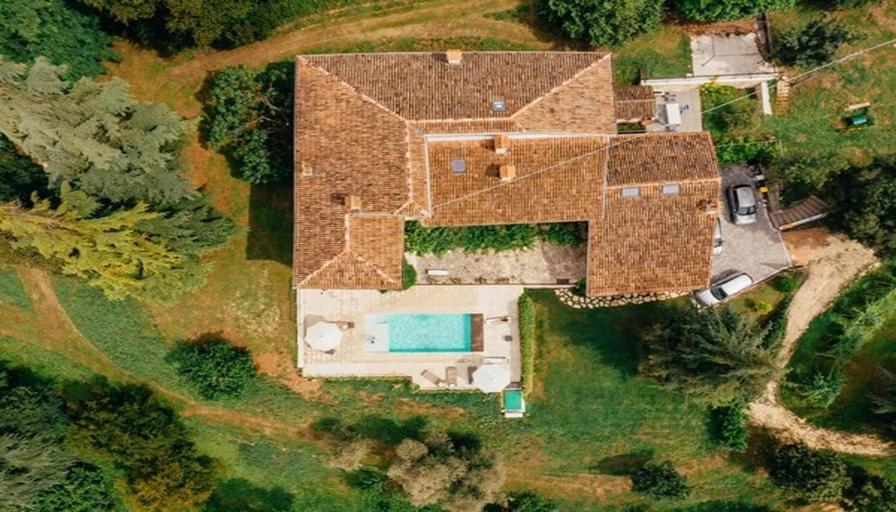
#> input picture Data/Data_Horizontally_Flipped/Terrain_35_H.jpg, 896 x 512 px; its folder holds 4 pictures in this run
$ python vertical_flip.py
#> lines starting #> are read from the running program, lines starting #| are printed output that depends on the picture
import os
from PIL import Image

input_folder = "../Data/Data_Horizontally_Flipped"
#input_folder = "../Data/Original"
#output_folder = "..\\Data\\Data_Vertically_Flipped\\"
output_folder = "../Data/Data_H_V_Flipped"

os.makedirs(output_folder, exist_ok=True)

for filename in os.listdir(input_folder):

    if filename.endswith(('.jpg', '.jpeg', '.png', '.bmp', '.avif', '.JPG')):
        input_image_path = os.path.join(input_folder, filename)
        filename = filename.split('.')[0] + '_V.jpg'
        output_image_path = os.path.join(output_folder, filename)

        original_image = Image.open(input_image_path)
#> original_image is the input picture: PIL image 896x512 RGB; mean R, G, B 114.7, 106.5, 61.9

        flipped_image = original_image.transpose(Image.FLIP_TOP_BOTTOM)
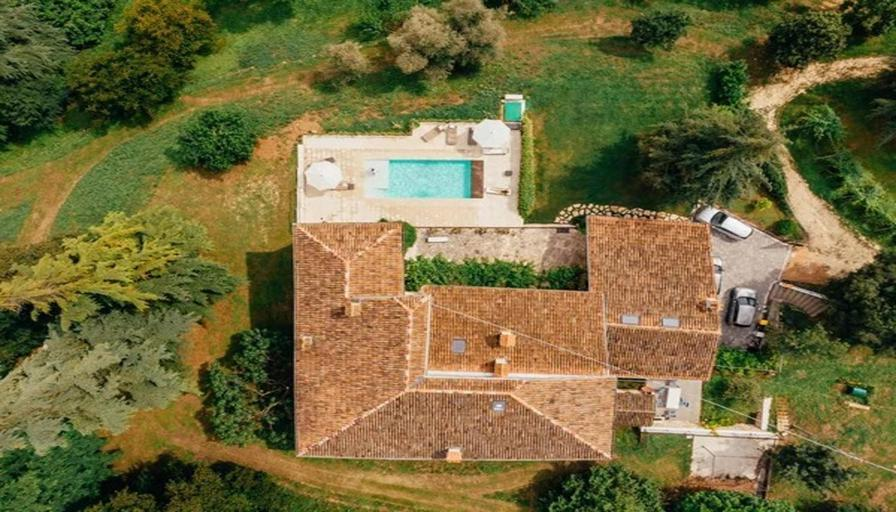
#> flipped_image: PIL image 896x512 RGB; mean R, G, B 114.7, 106.5, 61.9

        flipped_image.save(output_image_path)

        print(f'Flipped and saved: {output_image_path}')
#> pass 2 of the loop `for filename in os.listdir(input_folder):`:
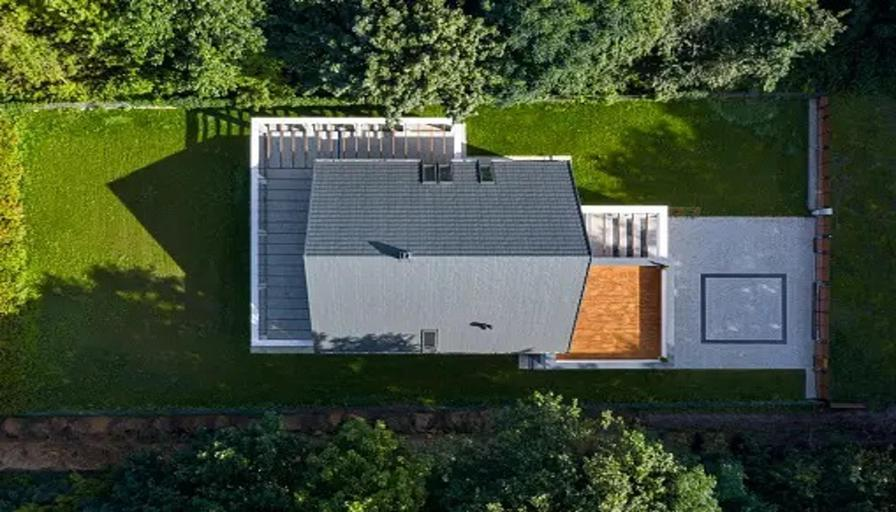
#> input picture Data/Data_Horizontally_Flipped/Terrain_46_H.jpg, 896 x 512 px
#> original_image is the input picture: PIL image 896x512 RGB; mean R, G, B 65.4, 77.6, 55.5
#> `flipped_image = original_image.transpose(Image.FLIP_TOP_BOTTOM)`:
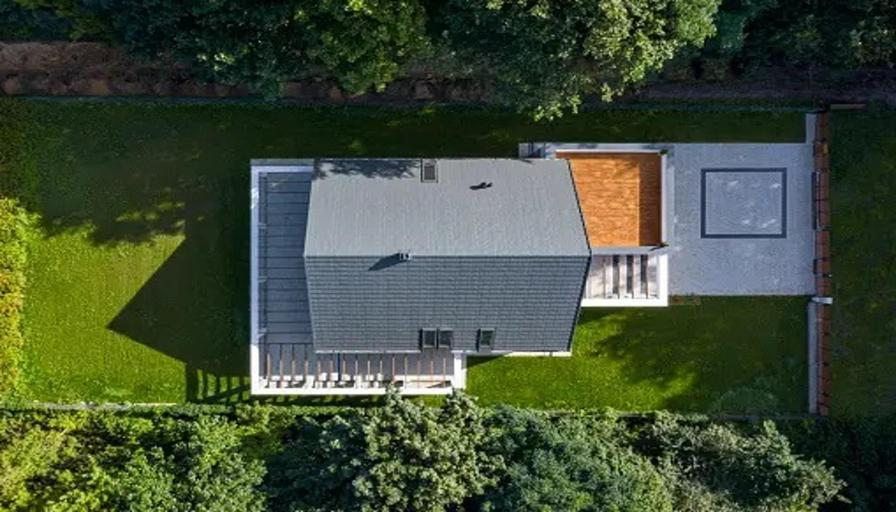
#> flipped_image: PIL image 896x512 RGB; mean R, G, B 65.4, 77.6, 55.5
#> pass 3 of the loop `for filename in os.listdir(input_folder):`:
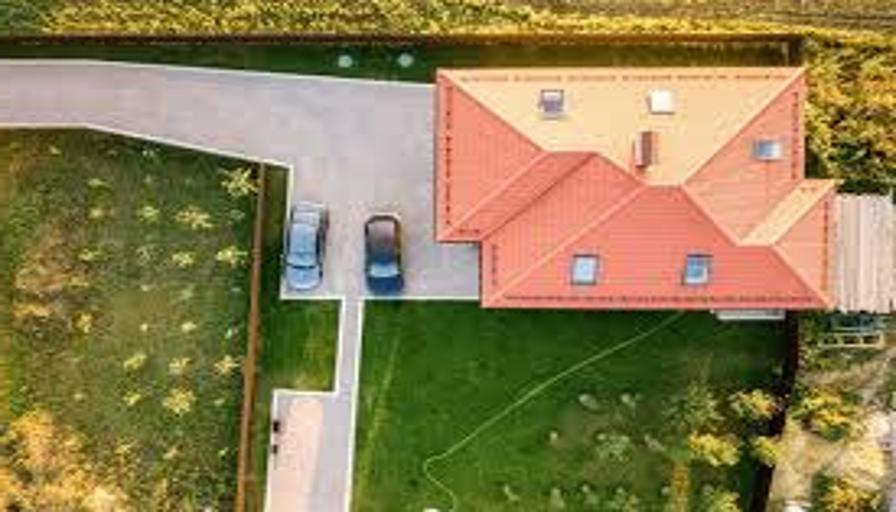
#> input picture Data/Data_Horizontally_Flipped/Terrain_54_H.jpg, 896 x 512 px
#> original_image is the input picture: PIL image 896x512 RGB; mean R, G, B 140.9, 126, 81.8
#> `flipped_image = original_image.transpose(Image.FLIP_TOP_BOTTOM)`:
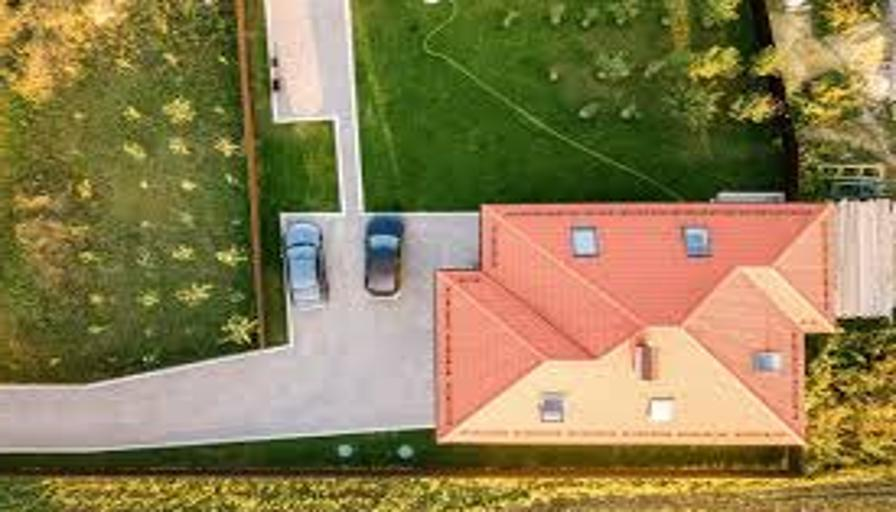
#> flipped_image: PIL image 896x512 RGB; mean R, G, B 140.9, 126, 81.8
#> the loop made 4 passes; the first 3 are shown
